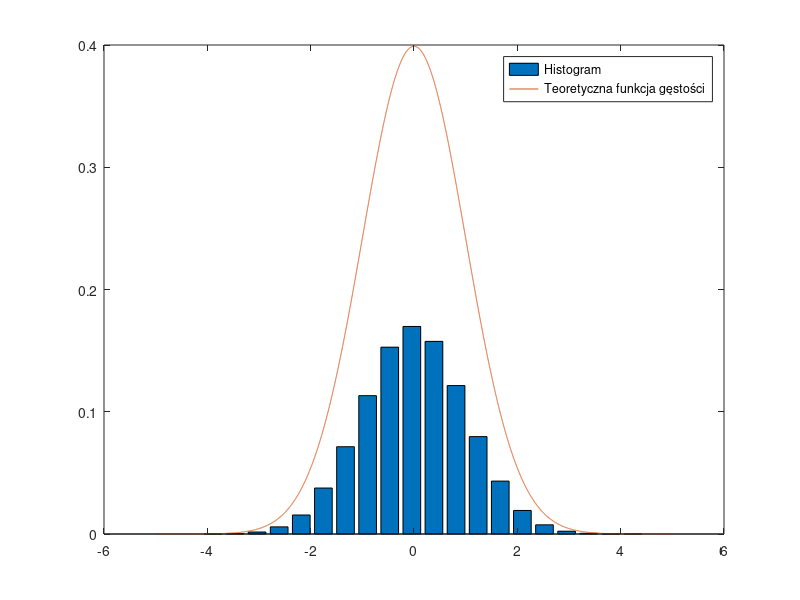
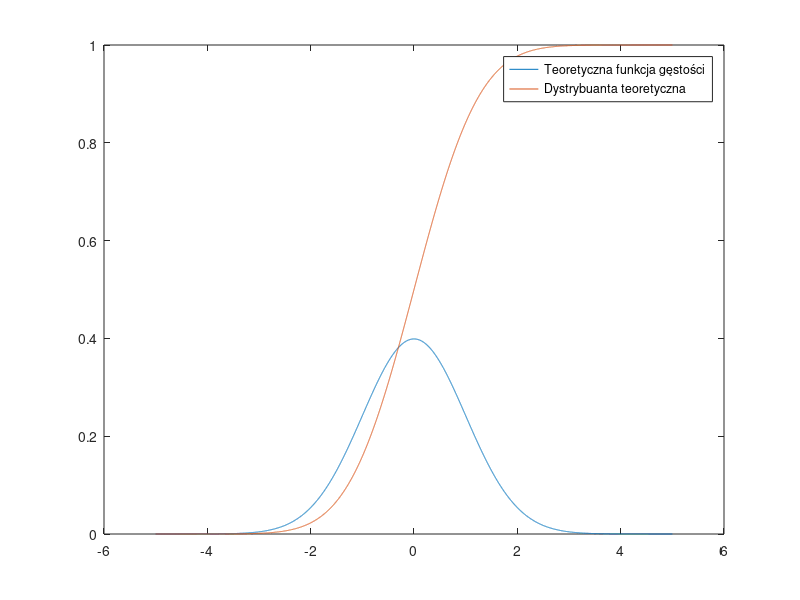

Write the MATLAB code that produced these figures, in order.
clear all
close all
clc


sigma = 1;
mi = 0;

N = 100000;

X = randn(N, 1) * sigma + mi;




[counts,centers] = hist(X, 20);
bar(centers, counts/sum(counts));

hold on

plot([-5:0.001:5], normpdf([-5:0.001:5]) );

legend("Histogram","Teoretyczna funkcja gęstości")

figure 

plot([-5:0.001:5], normpdf([-5:0.001:5]) );

hold on 

plot([-5:0.001:5], normcdf([-5:0.001:5]) );

legend("Teoretyczna funkcja gęstości","Dystrybuanta teoretyczna ")




